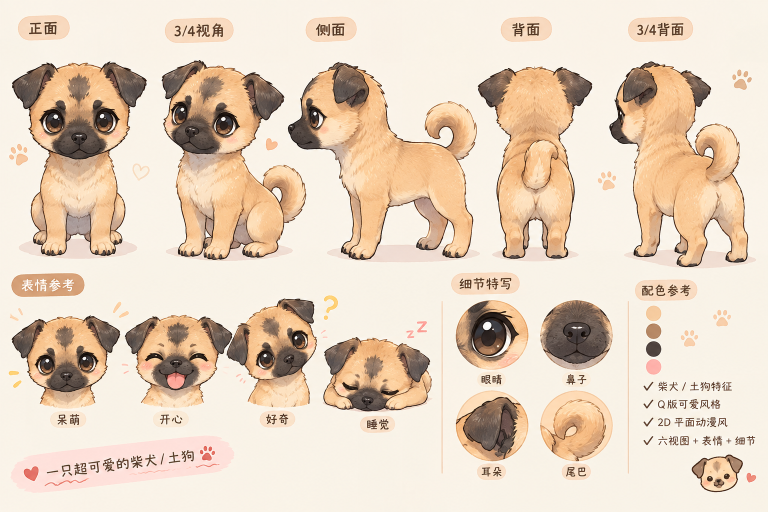
#> input picture dogmod_work/design.png, 1536 x 1024 px, found by its file name (shown at 1/2 size)
$ python extract2.py
#> lines starting #> are read from the running program, lines starting #| are printed output that depends on the picture; after the words box and inside, x2 and y2 are one past the last pixel; in counts of white or black regions, pixels touching at a corner belong together
from PIL import Image, ImageFilter
import numpy as np
from collections import deque
import os

img = Image.open(r'D:\VPet-main\dogmod_work\design.png').convert('RGB')
#> img is the input picture: PIL image 1536x1024 RGB; mean R, G, B 229.2, 210.7, 191.4
W, H = img.size
#> W = 1536; H = 1024
arr = np.array(img).astype(int)
bg = np.array([249, 242, 232])
TOL = 30
OUT = r'D:\VPet-main\dogmod_work'

def largest_component_mask(alpha):
    """只保留 alpha>0 的最大连通域"""
    h, w = alpha.shape
    solid = alpha > 0
    visited = np.zeros((h, w), dtype=bool)
    best, best_n = None, 0
    for sy in range(h):
        for sx in range(w):
            if solid[sy, sx] and not visited[sy, sx]:
                comp = []
                dq = deque([(sy, sx)])
                visited[sy, sx] = True
                while dq:
                    y, x = dq.popleft()
                    comp.append((y, x))
                    for dy, dx in ((1,0),(-1,0),(0,1),(0,-1)):
                        ny, nx = y+dy, x+dx
                        if 0 <= ny < h and 0 <= nx < w and solid[ny, nx] and not visited[ny, nx]:
                            visited[ny, nx] = True
                            dq.append((ny, nx))
                if len(comp) > best_n:
                    best, best_n = comp, len(comp)
    mask = np.zeros((h, w), dtype=np.uint8)
    if best:
        for y, x in best:
            mask[y, x] = 255
    return mask

def cut(x0, y0, x1, y1, name):
#> called with x0 = 30, y0 = 90, x1 = 220, y1 = 508, name = 'front'
    crop = arr[y0:y1, x0:x1]
    h, w = crop.shape[:2]
#> h = 418; w = 190
    dist = np.abs(crop - bg).sum(axis=2)
    isbg = dist <= TOL
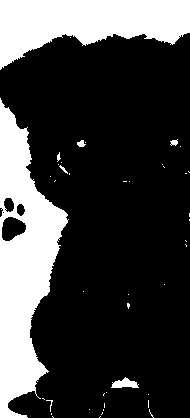
#> isbg: shape (418, 190) bool; 25.1% white; 43 white regions (35 under 20 px), largest, box (x1, y1, x2, y2) and area: (0, 98, 69, 418) 11358, (0, 0, 190, 70) 8151, (111, 377, 139, 388) 185
    visited = np.zeros((h, w), dtype=bool)
    dq = deque()
    for x in range(w):
        for y in (0, h-1):
            if isbg[y, x] and not visited[y, x]:
                visited[y, x] = True; dq.append((y, x))
#> visited: shape (418, 190) bool; 0.28% white in thin lines or dots
    for y in range(h):
        for x in (0, w-1):
            if isbg[y, x] and not visited[y, x]:
                visited[y, x] = True; dq.append((y, x))
#> visited: shape (418, 190) bool; 0.8% white in thin lines or dots
    while dq:
        y, x = dq.popleft()
        for dy, dx in ((1,0),(-1,0),(0,1),(0,-1)):
            ny, nx = y+dy, x+dx
            if 0 <= ny < h and 0 <= nx < w and isbg[ny, nx] and not visited[ny, nx]:
                visited[ny, nx] = True; dq.append((ny, nx))
#> visited: shape (418, 190) bool; 24.6% white; 8 white regions (6 under 20 px), largest, box (x1, y1, x2, y2) and area: (0, 98, 68, 418) 11344, (0, 0, 190, 70) 8148
    alpha = np.where(visited, 0, 255).astype(np.uint8)
    # 只保留最大连通域(清除爱心/爪印/文字等装饰)
    alpha = largest_component_mask(alpha)
#> after the loop in largest_component_mask, `for y, x in best:`: mask: shape (418, 190); 74.7% white; 8 black regions (6 under 20 px), largest, box (x1, y1, x2, y2) and area: (0, 98, 68, 418) 11961, (0, 0, 190, 70) 8149
    a_img = Image.fromarray(alpha, 'L').filter(ImageFilter.GaussianBlur(0.8))
    rgba = Image.merge('RGBA', (*Image.fromarray(crop.astype(np.uint8)).split(), a_img))
    # 裁剪到有效区域
    bbox = rgba.getbbox()
#> bbox = (0, 31, 190, 418)
    if bbox:
        rgba = rgba.crop(bbox)
#> rgba: PIL image 190x387 RGBA
    rgba.save(os.path.join(OUT, name + '.png'))
    print(f"{name}: {rgba.size[0]}x{rgba.size[1]}")
#| front: 190x387

cut(30, 90, 220, 508, 'front')
cut(222, 90, 432, 512, 'threeq')
#> in cut (call 2), `isbg = dist <= TOL`: isbg: shape (422, 210) bool; 50.8% white; 4 black regions, box (x1, y1, x2, y2) and area: (100, 30, 210, 422) 31737, (0, 34, 72, 211) 7409, (0, 227, 53, 422) 4096, (43, 237, 77, 271) 333
#> after the loop in cut (call 2), `for x in range(w):`: visited: shape (422, 210) bool; 0.36% white in thin lines or dots
#> after the loop in cut (call 2), `for y in range(h):`: visited: shape (422, 210) bool; 0.47% white in thin lines or dots
#> after the loop in cut (call 2), `while dq:`: visited: shape (422, 210) bool; 50.1% white; 4 black regions, box (x1, y1, x2, y2) and area: (100, 30, 210, 422) 31914, (0, 34, 72, 211) 7416, (0, 227, 53, 422) 4133, (43, 237, 77, 271) 768
#> after the loop in largest_component_mask (call 2), `for y, x in best:`: mask: shape (422, 210); 36% white; 1 white region, box (x1, y1, x2, y2) and area: (100, 30, 210, 422) 31913
#| threeq: 112x394
cut(436, 103, 718, 508, 'side')
#> call 3 of cut, with x0 = 436, y0 = 103, x1 = 718, y1 = 508, name = 'side'
#> in cut (call 3), `isbg = dist <= TOL`: isbg: shape (405, 282) bool; 40% white; 59 white regions (52 under 20 px), largest, box (x1, y1, x2, y2) and area: (0, 0, 282, 405) 45004, (108, 272, 127, 300) 278, (202, 128, 210, 145) 70
#> after the loop in cut (call 3), `for x in range(w):`: visited: shape (405, 282) bool; 0.32% white in thin lines or dots
#> after the loop in cut (call 3), `for y in range(h):`: visited: shape (405, 282) bool; 0.37% white in thin lines or dots
#> after the loop in cut (call 3), `while dq:`: visited: shape (405, 282) bool; 39.4% white; 5 white regions (4 under 20 px), largest, box (x1, y1, x2, y2) and area: (0, 0, 282, 405) 44992
#> after the loop in largest_component_mask (call 3), `for y, x in best:`:
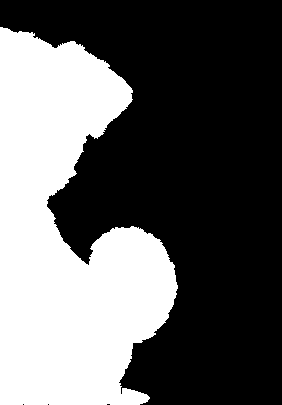
#> mask: shape (405, 282); 38.1% white; 1 white region, box (x1, y1, x2, y2) and area: (0, 27, 178, 405) 43485
#> in cut (call 3), `rgba = Image.merge('RGBA', (*Image.fromarray(crop.astype(np.uint8)).sp..`:
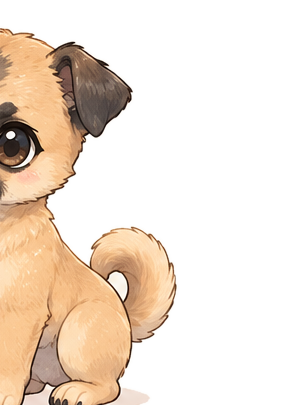
#> rgba: PIL image 282x405 RGBA; mean R, G, B, A 219.9, 194.9, 169.8, 97.1; transparent parts drawn white
#> in cut (call 3), `bbox = rgba.getbbox()`: bbox = (0, 25, 180, 405)
#| side: 180x380
cut(718, 83, 882, 508, 'back')
#> call 4 of cut, with x0 = 718, y0 = 83, x1 = 882, y1 = 508, name = 'back'
#> in cut (call 4), `isbg = dist <= TOL`: isbg: shape (425, 164) bool; 42.6% white; 15 white regions (11 under 20 px), largest, box (x1, y1, x2, y2) and area: (0, 0, 164, 207) 23455, (38, 320, 140, 412) 6116, (161, 177, 164, 190) 25, (124, 417, 144, 419) 20
#> after the loop in cut (call 4), `for x in range(w):`: visited: shape (425, 164) bool; 0.24% white in thin lines or dots
#> after the loop in cut (call 4), `for y in range(h):`:
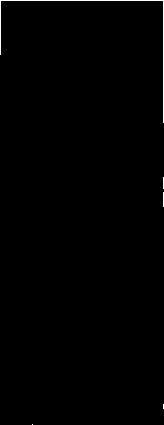
#> visited: shape (425, 164) bool; 0.54% white in thin lines or dots
#> after the loop in cut (call 4), `while dq:`: visited: shape (425, 164) bool; 33.7% white; 4 white regions (2 under 20 px), largest, box (x1, y1, x2, y2) and area: (0, 0, 164, 207) 23451, (161, 177, 164, 189) 24
#> after the loop in largest_component_mask (call 4), `for y, x in best:`:
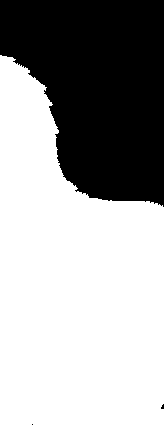
#> mask: shape (425, 164); 63.7% white; 3 black regions (2 under 20 px), largest, box (x1, y1, x2, y2) and area: (0, 0, 164, 207) 25291
#> in cut (call 4), `rgba = Image.merge('RGBA', (*Image.fromarray(crop.astype(np.uint8)).sp..`:
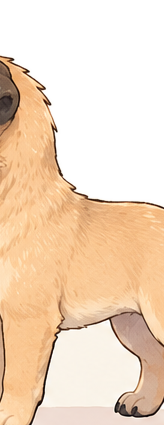
#> rgba: PIL image 164x425 RGBA; mean R, G, B, A 238.5, 210.2, 181, 162.4; transparent parts drawn white
#> in cut (call 4), `bbox = rgba.getbbox()`: bbox = (0, 53, 164, 425)
#| back: 164x372
cut(928, 78, 1142, 508, 'back34')
#> in cut (call 5), `dist = np.abs(crop - bg).sum(axis=2)`:
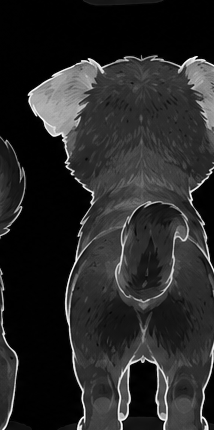
#> dist: shape (430, 214) int64; min 0, max 723, mean 115.4; drawn with min black and max white
#> in cut (call 5), `bbox = rgba.getbbox()`: bbox = (25, 52, 214, 430)
#| back34: 189x378
cut(15, 595, 235, 828, 'face_dull')
#| face_dull: 214x191
cut(245, 585, 470, 828, 'face_happy')
#| face_happy: 223x192
cut(475, 575, 670, 838, 'face_curious')
#| face_curious: 161x223
cut(672, 622, 808, 842, 'sleep')
#| sleep: 136x154
print('done')
